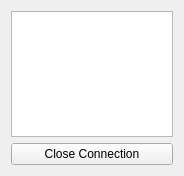
<?xml version="1.0" encoding="UTF-8"?>
<ui version="4.0">
 <class>ClientConnectionWindow</class>
 <widget class="QWidget" name="ClientConnectionWindow">
  <property name="geometry">
   <rect>
    <x>0</x>
    <y>0</y>
    <width>184</width>
    <height>176</height>
   </rect>
  </property>
  <property name="windowTitle">
   <string>Form</string>
  </property>
  <layout class="QGridLayout" name="gridLayout">
   <item row="0" column="0">
    <widget class="QTextEdit" name="textEdit"/>
   </item>
   <item row="1" column="0">
    <widget class="QPushButton" name="closeConnectionPushButton">
     <property name="text">
      <string>Close Connection</string>
     </property>
    </widget>
   </item>
  </layout>
 </widget>
 <resources/>
 <connections/>
</ui>
